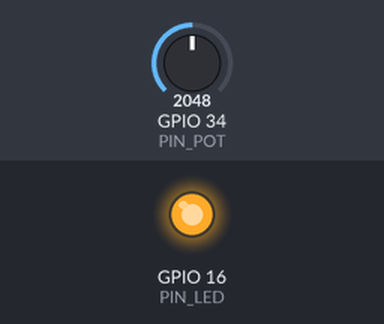
The sketch below on a simulated ESP32. Shown: output pins drawn as LEDs (lit = HIGH). Dashed ring = blinking. The inputs (shaded band) are chosen by the test bench; at power-on: GPIO 34 (PIN_POT) = 2048.

Above: at 0.1 s.
At 1.8 s:
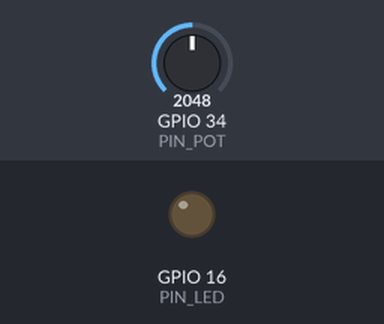
1.9 s: GPIO 34 (PIN_POT) set to 3603
At 2.8 s:
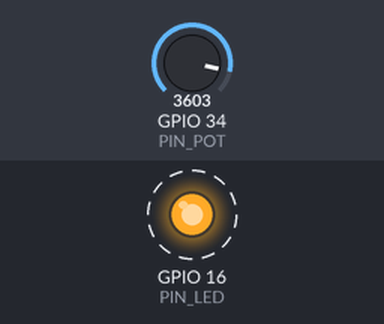
Timing chart, 0 to 11.4 s (numbered marks = the images above; inputs shaded):
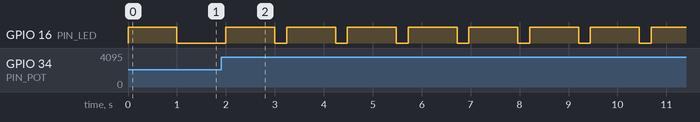

Measured:
- after the input at 1.9 s, GPIO 16 (PIN_LED): alternates HIGH for 1.0 s and LOW for 0.24 s, starting after 1.3 s

The sketch:

potLED.ino
```cpp
/*
 * potLED.ino
 *
 * Este programa hace que el led conectado al pin 16 del
 * microcontrolador ESP32 DEVKIT DOIT de 30 pines, parpadee.
 * Los periodos de estar encendido y apagado del led son
 * controlados por un potenciometro
 *
 * Cuando la perilla del potenciómetro esté en su posición
 * media, los periodos de encendido y apagado serán iguales
 * y su valor será de 2 s.
 *
 * Al girar la perilla en la dirección antihoraria, el tiempo
 * de encendido disminuirá hasta que al girar completamente
 * la perilla en la dirección antihoraria, el led permanecerá
 * apagado.
 *
 * Al girar la perilla en la dirección horaria, el tiempo de
 * apagado disminuirá hasta que, al girar completamente la
 * perilla en la dirección horaria, el led permanecerá encendido.
 *
 * No usa la funcion delay(). En lugar de ello utiliza la
 * biblioteca NoDelay. Esto permite que otro codigo ejecute al
 * mismo tiempo que se encuentra en el periodo de espera.
 */

#include <NoDelay.h>
// Pin a la que esta conectado el LED, GPIO16
const unsigned int PIN_LED = 16;
// Pin a la que esta conectado el potenciometro, GPIO34
const unsigned int PIN_POT = 34;
// Numero de valores de salida del ADC. 2**12 = 4096
const unsigned ADC_VALORES = 4096;
// Valor maximo del periodo encendido o apagado
const long PERIODO = 1000;
// Periodo en ms que dura encendido el LED
long periodoOn;
// Periodo en ms que dura apagado el LED
long periodoOff;
// Define los posibles estados del LED
typedef enum {
  LED_APAGADO,
  LED_ENCENDIDO
} estadoLed;
// Variable que guarda el estado del LED
estadoLed edoLed;
// Crea una instancia de la clase noDelay
// que determina si han transcurrido PERIODO ms
noDelay pausa(periodoOff);
void apagaLED();
void enciendeLED();
int obtenPeriodoOn(int muestra);
int obtenPeriodoOff(int muestra);
void setup() {
  // Establece el pin PIN_LED (GPIO16) como de salida.
  pinMode(PIN_LED, OUTPUT);
  // Valor inicial del periodo en ms que dura encendido el LED
  long periodoOn = PERIODO;
  // Valor inicial del periodo en ms que dura apagado el LED
  long periodoOff = PERIODO;
  // Establece el estado inicial del LED
  apagaLED();
}
void loop() {
  // Verifica si es tiempo de prender/apagar el LED
  if (pausa.update()) {
    // Lee y digitaliza el valor del voltaje en el
    // potenciometro
    int muestra = analogRead(PIN_POT);
    // Convierte a valores para los tiempos de encendido y
    // apagado
    periodoOn = obtenPeriodoOn(muestra);
    periodoOff = obtenPeriodoOff(muestra);

    // Prender/apagar el LED
    switch (edoLed) {
      case LED_APAGADO:
        enciendeLED();
        break;
      case LED_ENCENDIDO:
        apagaLED();
    }
  }
}
/**
 * Esta funcion apaga el LED conectado al pin 16 del
 * microcontrolador ESP32 DEVKIT DOIT de 30 pines.
 * También actualiza la variable edoLed al valor LED_APAGADO
 */
void apagaLED() {
  // Apaga el LED
  digitalWrite(PIN_LED, LOW);
  // Actualiza la variable que guarda el estado del LED
  edoLed = LED_APAGADO;
  // Cambia el valor de la pausa a PERIODO_OFF
  pausa.setdelay(periodoOff);
}
/**
 * Esta funcion enciende el LED conectado al pin 16 del
 * microcontrolador ESP32 DEVKIT DOIT de 30 pines.
 * También actualiza la variable edoLed al valor ENCENDIDO
 */
void enciendeLED() {
  // Enciende el LED
  digitalWrite(PIN_LED, HIGH);
  // Actualiza la variable que guarda el estado del LED
  edoLed = LED_ENCENDIDO;
  // Cambia el valor de la pausa a PERIODO_ON
  pausa.setdelay(periodoOn);
}
/**
 * Esta función determina el tiempo en el que estara encendido
 * el LED en funcion del valor de la resistencia del potenciometro
 */
int obtenPeriodoOn(int muestra) {
  return muestra < ADC_VALORES / 2 ? map(muestra, 0, ADC_VALORES / 2, 0, PERIODO) : PERIODO;
}
/**
 * Esta función determina el tiempo en el que estara apagado
 * el LED en funcion del valor de la resistencia del potenciometro
 */
int obtenPeriodoOff(int muestra) {
  return muestra > ADC_VALORES / 2 ? map(muestra, ADC_VALORES / 2, ADC_VALORES, PERIODO, 0) : PERIODO;
}
```
